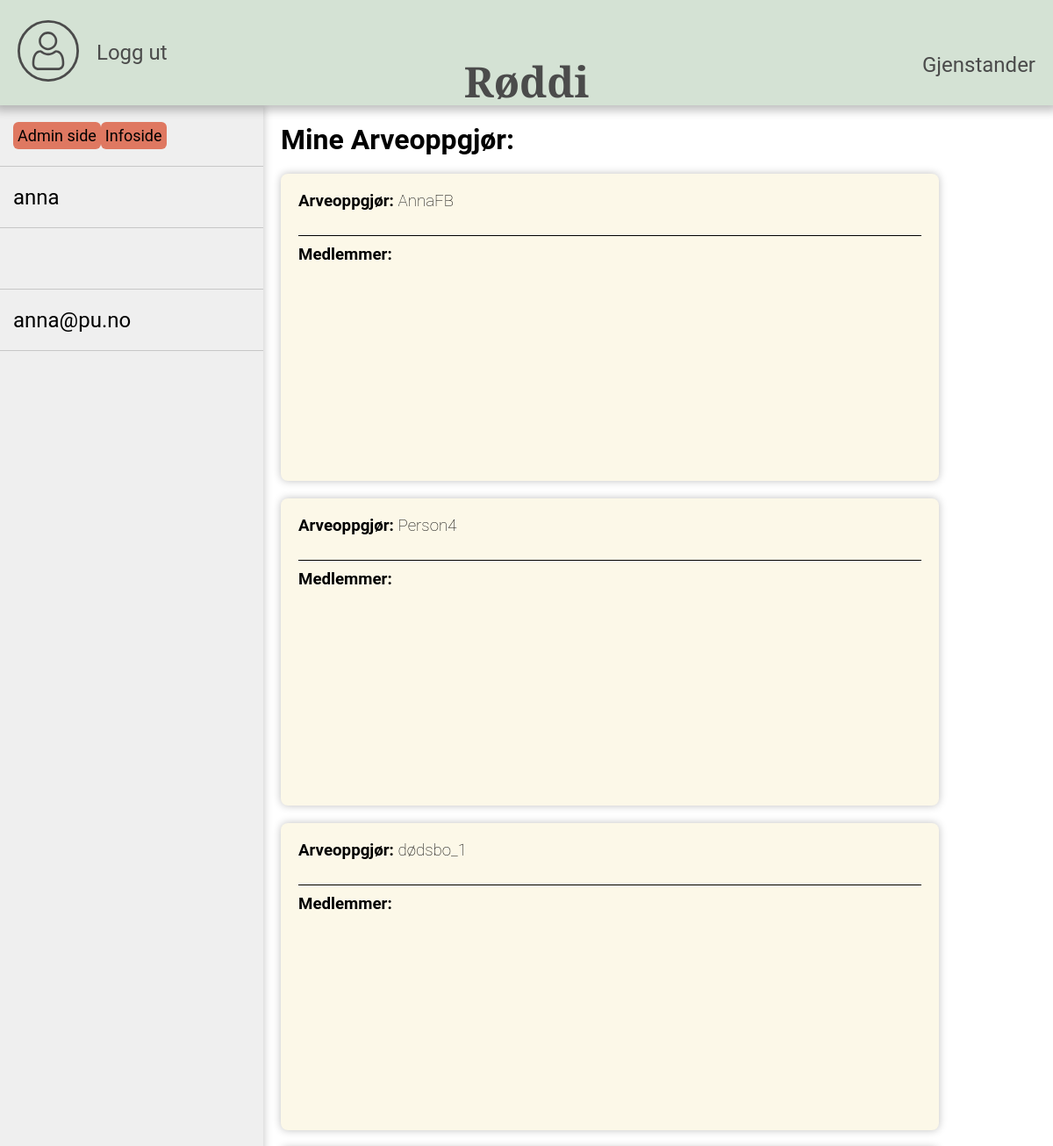
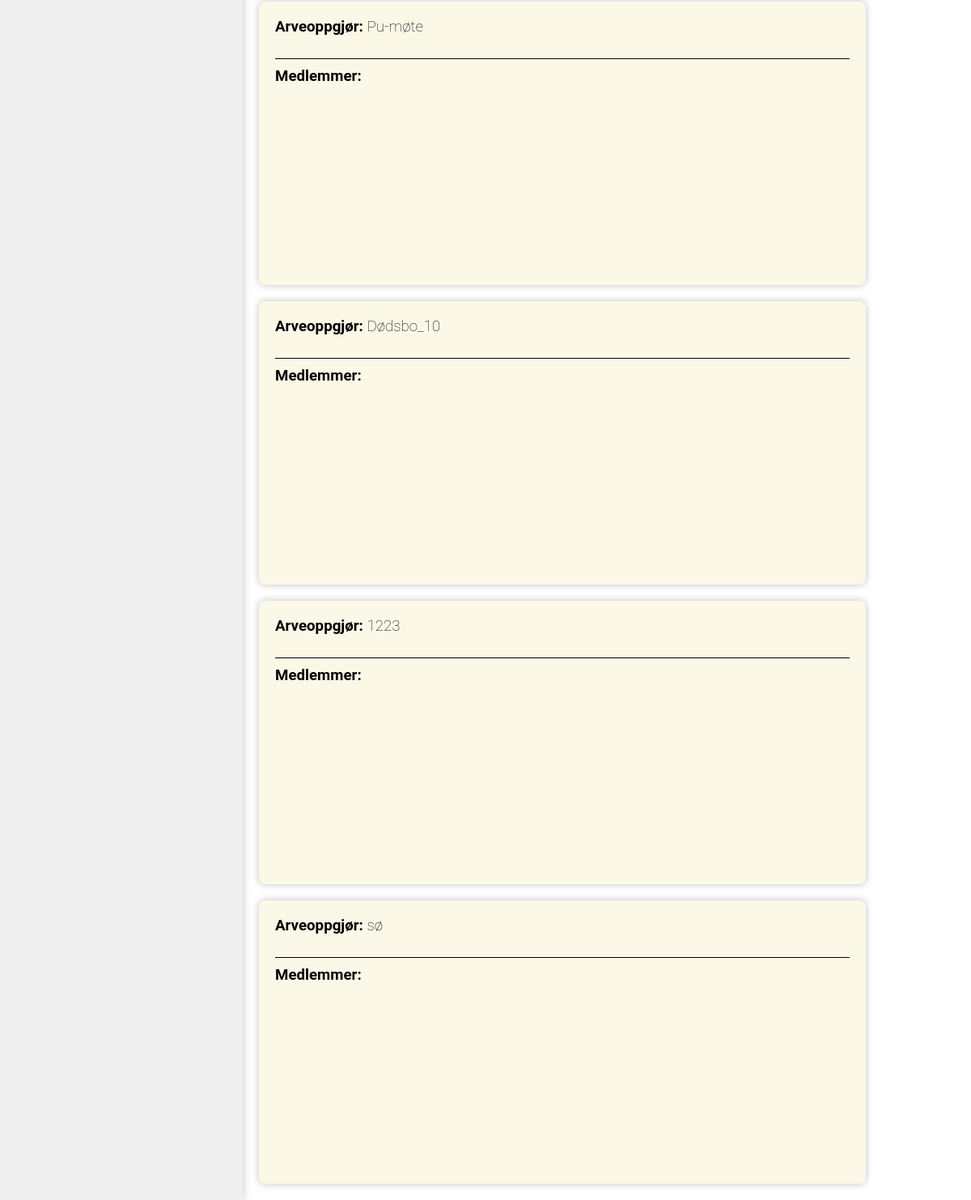
Screenshot of /profile/ (signed in) with the database file from the repository (2 pictures, top to bottom).
### dodsbo/models.py (models this page shows)
class Estate(models.Model):
    name = models.CharField(max_length=100)
    isCompleted = models.BooleanField(default=False)

### users/views.py (the view)
# urls.py: path('profile/', user_views.profile, name='profile'),
@login_required  # Krever at man må være logget inn for å aksessere siden
def profile(request):
    current_user = request.user
    participate_list = list(Participate.objects.filter(username=current_user))
    estates = []
    messages1 = []
    for participate in participate_list:
        estate = participate.estateID
        if checkAlert(current_user, estate):
            messages1.append(f'Du må fulføre oppgjøret for: {estate.name}')
        part_memb_list = list(Participate.objects.filter(estateID=estate))
        estate_members = []
        for par in part_memb_list:
            estate_members.append(par.username)
        estates.append([estate, estate_members])
    context = {
        'estates': estates,
        'me': messages1
    }
    return render(request, 'users/profile.html', context)

### users/views.py (called while the page is built)
def checkAlert(user, estate):
    check = False
    alerts = list(Alert.objects.all())
    for alert in alerts:
        if alert.estateID == estate and alert.user == user:
            check = True
    return check

### users/templates/users/profile.html (shortened to what this page needs)
{% extends "dodsbo/base.html" %}
{% block content %}
<div class="profile-content">
    <div class="profile-info-bar">
        {% if user.is_staff %}
        <div class="profile-userinfo">
            <a class="profile-admin" href="{% url 'admin:index' %}">Admin side</a>
            <a class="profile-admin" href="{% url 'dodsbo-info' %}">Infoside</a>
        </div>
        {% endif %}
        <div class="profile-userinfo">
            <h2>{{ user.username }}</h2>
        </div>
        <div class="profile-userinfo">
        </div>
        <div class="profile-userinfo profile-userinfo-email">
            <h2>{{ user.email }}</h2>
        </div>
    </div>
    <div class="estate-list">
        <h1 class="estate-list-header">Mine Arveoppgjør:</h1>
        {% if estates|length > 0%}
        {% for estate in estates %}
        <div class="estate">
            <div class="estate-header">
                <h3 class="estate-header-title">Arveoppgjør: <span style="font-weight: 200">{{ estate.0.name }}</span>
                </h3>
            </div>
            <div class="estate-members">
                <h3 class="estate-members-title">Medlemmer:</h3>
            </div>
        </div>
        {% endfor %}
        {% else %}
        <div>
            <h2 style="margin: 20px; font-weight: 200;">Du er ikke registrert i noen arveoppgjør</h2>
        </div>
        {% endif %}
    </div>
</div>
{% endblock content %}

### dodsbo/static/dodsbo/main.css (style rules this page uses)
* { font-family: Roboto, -apple-system, BlinkMacSystemFont, "Segoe UI", Roboto, Oxygen, Ubuntu, Cantarell, "Open Sans", "Helvetica Neue", sans-serif; margin: 0; box-sizing: border-box; }
body { width: 100vw; height: 100vh; margin: 0; }
a:link { text-decoration: none; }
.profile-content { position: relative; display: flex; z-index: 0; height: calc(100vh - 120px); }
.profile-info-bar { position: relative; flex: 1; background-color: #efefef; width: fit-content; z-index: 900; -webkit-box-shadow: 0px 0px 10px 6px rgba(0, 0, 0, 0.25); box-shadow: 0px 0px 10px 0px rgba(0, 0, 0, 0.25); height: 100%; }
.profile-userinfo { padding: 0px 15px 0px 15px; display: flex; align-items: center; width: 100%; height: 70px; border-bottom: solid 1px #c7c7c7; vertical-align: baseline; }
.profile-userinfo h2 { height: fit-content; text-align: center; font-weight: 400; }
.estate-list { z-index: 800; flex: 3; height: 100%; overflow-y: auto; }
.estate-list-header { padding: 20px 0px 0px 20px; }
.estate { background-color: #FCF8E8; margin: 20px; max-width: 750px; min-width: 100px; padding: 20px; border-radius: 8px; -webkit-box-shadow: 0px 0px 10px 6px rgba(0, 0, 0, 0.25); box-shadow: 0px 0px 10px 0px rgba(0, 0, 0, 0.25); height: 350px; }
.estate-header { height: 50px; }
.estate-members { padding-top: 10px; display: flex; flex-direction: column; border-top: 1px solid black; }
.estate-members-title { margin-bottom: 10px; }
.profile-admin { background-color: #DF7861; font-size: large; padding: 5px; border-radius: 6px; color: rgb(0, 0, 0); }

### rows the page displays
Estate: name "AnnaFB"
Estate: name "Person4"
Estate: name "dødsbo_1"
Estate: name "Pu-møte"
Estate: name "Dødsbo_10"
Estate: name "1223"
Estate: name "sø"

### other values shown
{{ user.username }} "anna"
{{ user.email }} "anna@pu.no"
